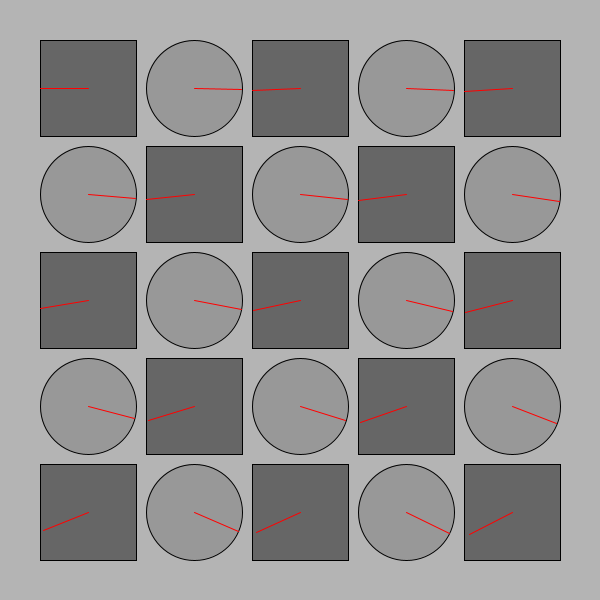
Frame 1 (no input)
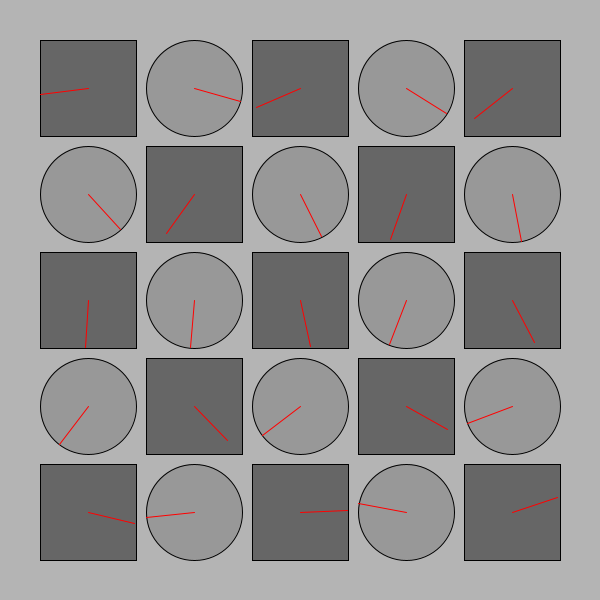
Frame 60 (the mouse pressed at the canvas centre just before this capture)
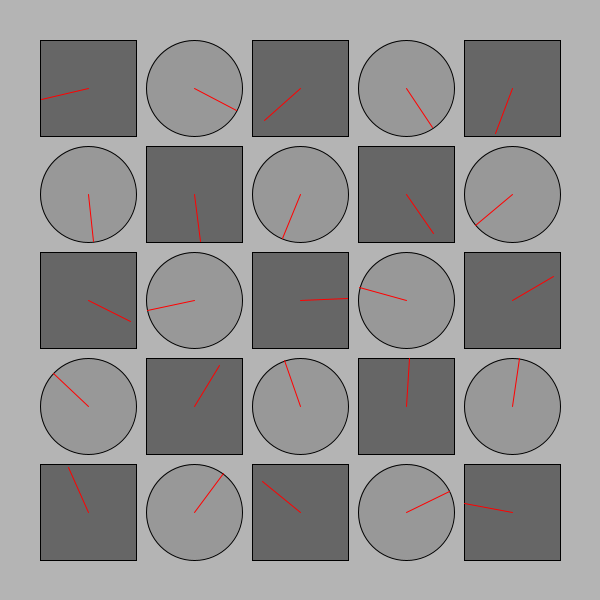
Frame 120 (the mouse held since frame 60 and released just before this capture)

The Processing sketch that drew these frames (run headless with seeded random() and noise(); from frame 60 on, the mouse is pressed at the canvas centre):

// Processing sketch: processing_153554
// ── processing_153554.pde

/*
 * Creative Coding
 * Week 2, 04 - The Clocks!
 * by Indae Hwang and Jon McCormack
 * Copyright (c) 2014 Monash University
 *
 * This program draws a grid of circular "clocks", whose hands move according to the elasped time.
 * The higher the clock number the faster it moves, the first clock takes 1 min to go all the way around.
 * The function "movingCircle" is used to draw each clock. It is passed the position, size and hand angle
 * as arguments.
 *
 * Updated version: this updated version correctly sets margin and gutter distances
 * 
 */

void setup() {
  size(600, 600);
  background(180);
  rectMode(CENTER);
  ellipseMode(CENTER);
  noStroke();
}


void draw() {
  background(180);
  noStroke();

  int num = 5;  // the number of rows and columns
  int margin = 40; // margin between the edges of the screen and the circles

  float gutter = 10; //distance between each cell
  float cellsize = ( width - (2 * margin) - gutter * (num - 1) ) / num; // size of each circle

  int circleNumber = 0; // counter

  for (int i=0; i<num; i++) { // column in y
    for (int j=0; j<num; j++) { // row in x
      ++circleNumber;
      
       if(circleNumber%2==0){
      
        float tx = margin + cellsize/2  + (cellsize + gutter) * j;
        float ty = margin + cellsize/2  + (cellsize + gutter) * i;

        movingCircle1(tx, ty, cellsize, circleNumber * TWO_PI * millis() / 60000.0);
        }
        else{
        float tx = margin + cellsize/2  + (cellsize + gutter) * j;
       float ty = margin + cellsize/2  + (cellsize + gutter) * i;

       movingCircle2(tx, ty, cellsize, -circleNumber * TWO_PI * millis() / 60000.0);
      }
    }
  }
}//end of draw 


void movingCircle1(float x, float y, float size, float angle) {

  // calculate endpoint of the line
  float tempX = x + (size / 2) * cos(angle);
  float tempY = y + (size / 2) * sin(angle);

  stroke(0);
  strokeWeight(1);
  fill(140, 180);
  ellipse(x, y, size, size); // circle

  stroke(255, 0, 0);
  line(x, y, tempX, tempY); // red line
}

void movingCircle2(float x, float y, float size, float angle) {

  // calculate endpoint of the line
  float tempX = x - (size / 2) * cos(angle);
  float tempY = y - (size / 2) * sin(angle);

  stroke(0);
  strokeWeight(1);
  fill(70, 180);
  rect(x, y, size, size); // rectangle

  stroke(255, 0, 0);
  line(x, y, tempX, tempY); // red line
}
